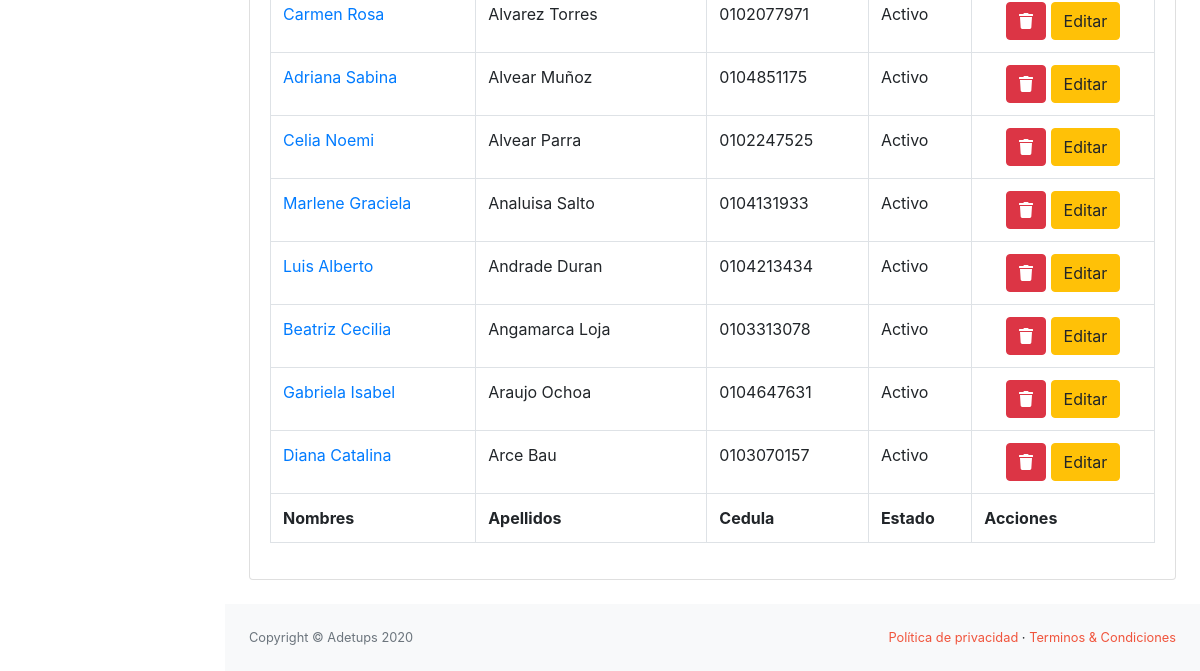
The page /asistente/sociolist/ (signed in, lower part) on the database as committed earlier.
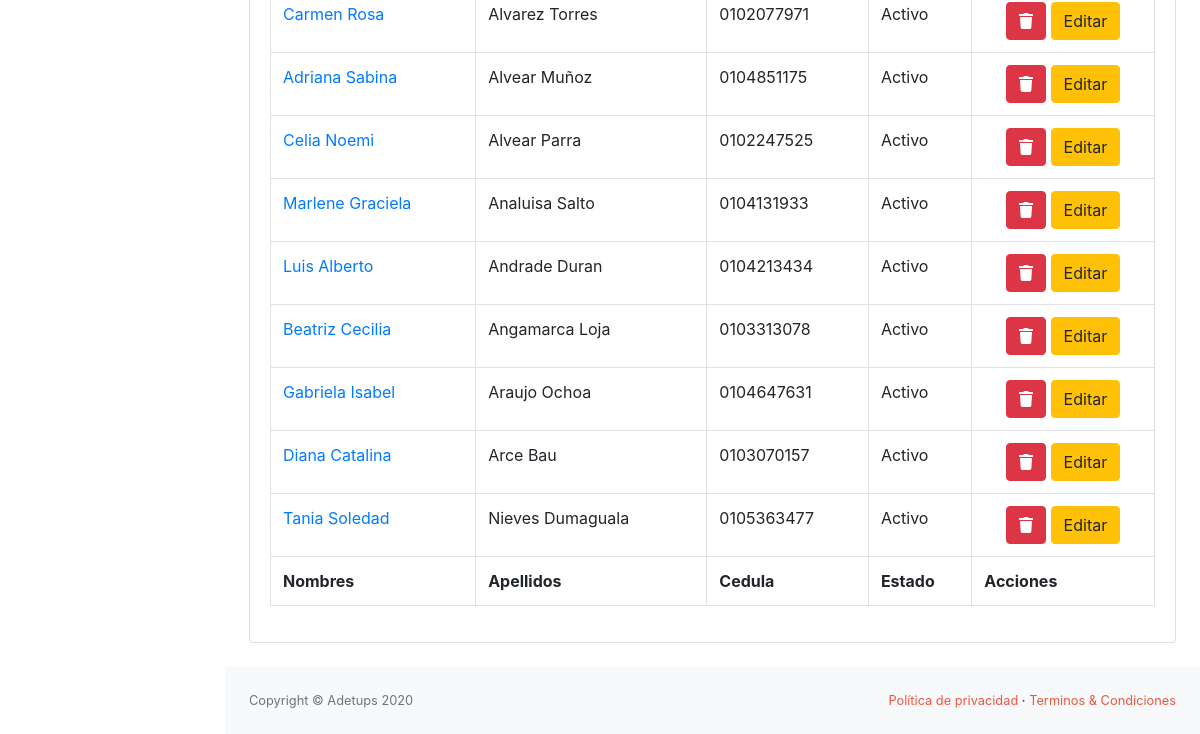
The same page on the database as committed later.
### sistema/models.py (models this page shows, shortened)
class Socio(models.Model):
    usuario = models.ForeignKey(Usuario, on_delete=models.CASCADE)
    direccion = models.CharField(max_length=80, null=True, blank=True)  # Field name made lowercase.
    telefono = models.CharField(max_length=15, null=True, blank=True)  # Field name made lowercase.
    celular = models.CharField(max_length=10, null=True, blank=True)  # Field name made lowercase.
    cargo = models.CharField(max_length=20, null=True, blank=True)  # Field name made lowercase.
    area = models.CharField(max_length=20, null=True, blank=True)  # Field name made lowercase.
    fecha_ingreso = models.DateField(blank=True, null=True)  # Field name made lowercase.
    is_garante = models.BooleanField(default=False, null=True, blank=True)
    rubros = models.ManyToManyField(RubroSocio, blank=True, null=True)

class Usuario(AbstractBaseUser, PermissionsMixin):
    foto = models.ImageField(upload_to='img_perfil', null=True, blank=True, default='img_perfil/default-avatar.jpg')
    nombres = models.CharField(max_length=50, null=True, blank=True)
    date_joined = models.DateTimeField(default=timezone.now, null=True, blank=True)
    apellidos = models.CharField(max_length=50, null=True, blank=True)
    username = models.CharField(max_length=50, null=True, blank=True, unique=True)
    email = models.EmailField(unique=True, null=True, blank=True)
    fecha_nacimiento = models.DateField(null=True, blank=True)
    is_active = models.BooleanField(default=True, null=True, blank=True)
    is_staff = models.BooleanField(default=False, null=True, blank=True)
    tipo = models.CharField(max_length=20, null=True, blank=True)
    USERNAME_FIELD = 'username'
    objects = PersonalizadoBaseUserManager()

### asistente/views.py (the view)
# urls.py: path('sociolist/', SocioListView.as_view(), name="sociolist"),
class SocioListView(LoginRequiredMixin, ListView):
    model = Socio
    template_name = 'asistente/socio_list.html'

### asistente/templates/asistente/socio_list.html (shortened to what this page needs)
{% extends 'asistente/index.html' %}
{% block content %}
    <div class="card mb-4 mt-4">
        <div class="card-body">
            <div class="table-responsive">
                <table class="table table-bordered" id="dataTable" width="100%" cellspacing="0">
                    <tfoot>
                    <tr>
                        <th>Nombres</th>
                        <th>Apellidos</th>
                        <th>Cedula</th>
                        <th>Estado</th>
                        <th>Acciones</th>
                    </tr>
                    </tfoot>
                    <tbody>
                    {% for socio in socio_list %}
                        <tr>
                            <td>
                                <a href="{% url 'asistente:sociodetail' socio.id %}">{{ socio.usuario.nombres|title }}</a>
                            </td>
                            <td>{{ socio.usuario.apellidos|title }}</td>
                            <td>{{ socio.usuario.username }}</td>
                            <td>
                                {% if socio.usuario.is_active %}
                                    Activo
                                {% endif %}
                            </td>
                            <td class="text-center">
                                <button type="button" class="btn btn-danger"
                                        aria-label="Delete" data-toggle="modal"
                                        data-target="#modal{{ socio.usuario.id }}">
                                    <i class="fa fa-trash" aria-hidden="true"></i>
                                </button>
                                <a class="btn btn-warning"
                                   href="{% url 'sistema:socioupdate' socio.usuario.id %}"
                                   aria-label="Edit">
                                    Editar
                                </a>
                            </td>
                        </tr>
                    {% endfor %}
                    </tbody>
                </table>
            </div>
        </div>
    </div>
{% endblock %}

Rows that differ between the two databases and show on the page:
added Socio: usuario.nombres "Tania Soledad", usuario.apellidos "Nieves Dumaguala", usuario.username "0105363477", shows "Activo"
